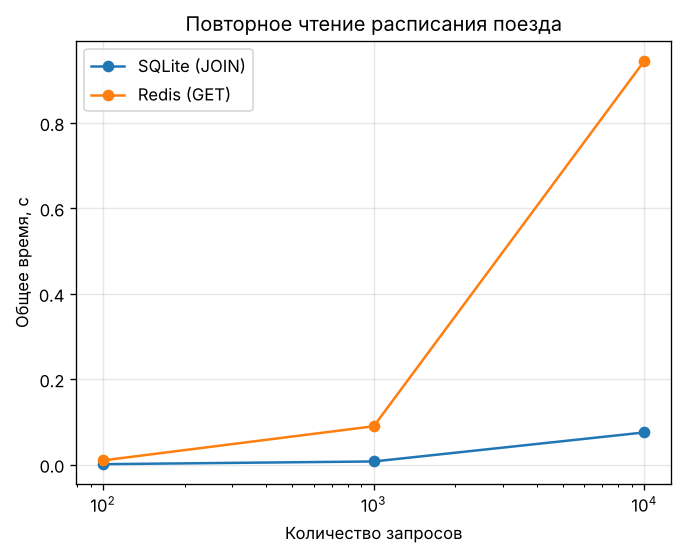

Here is the Python script that generated this plot:
"""Сравнение времени повторного чтения расписания: SQLite (JOIN) vs Redis (GET).

Требуется запущенный Redis (REDIS_URL, по умолчанию redis://localhost:6379/0).
Если установлен matplotlib — строится график benchmark.png.
"""

import json
import time

from cache import create_cache, NullCache
from database import connect, init_db
from repository import TrainRepository


def main() -> None:
    db = connect(":memory:")
    init_db(db)
    repo = TrainRepository(db)
    cache = create_cache()
    if isinstance(cache, NullCache):
        print("Redis недоступен — benchmark невозможен.")
        return
    cache.set_json("bench:schedule:2", repo.schedule(2), ttl=600)

    rows = []
    for n in (100, 1000, 10000):
        start = time.perf_counter()
        for _ in range(n):
            repo.schedule(2)
        sql = time.perf_counter() - start

        start = time.perf_counter()
        for _ in range(n):
            json.loads(cache.client.get("bench:schedule:2"))
        redis_time = time.perf_counter() - start
        rows.append((n, sql, redis_time))

    print(f"{'Запросов':>9} | {'SQLite, с':>10} | {'Redis, с':>10} | {'SQLite, мкс/запр':>16} | {'Redis, мкс/запр':>15}")
    for n, sql, rd in rows:
        print(f"{n:>9} | {sql:>10.4f} | {rd:>10.4f} | {sql / n * 1e6:>16.1f} | {rd / n * 1e6:>15.1f}")
    cache.delete("bench:schedule:2")

    try:
        import matplotlib
        matplotlib.use("Agg")
        import matplotlib.pyplot as plt
    except ImportError:
        print("matplotlib не установлен — график не построен.")
        return
    plt.plot([r[0] for r in rows], [r[1] for r in rows], marker="o", label="SQLite (JOIN)")
    plt.plot([r[0] for r in rows], [r[2] for r in rows], marker="o", label="Redis (GET)")
    plt.xscale("log")
    plt.xlabel("Количество запросов")
    plt.ylabel("Общее время, с")
    plt.title("Повторное чтение расписания поезда")
    plt.legend()
    plt.grid(True, alpha=0.3)
    plt.savefig("benchmark.png", dpi=120, bbox_inches="tight")
    print("График сохранён: benchmark.png")


if __name__ == "__main__":
    main()
